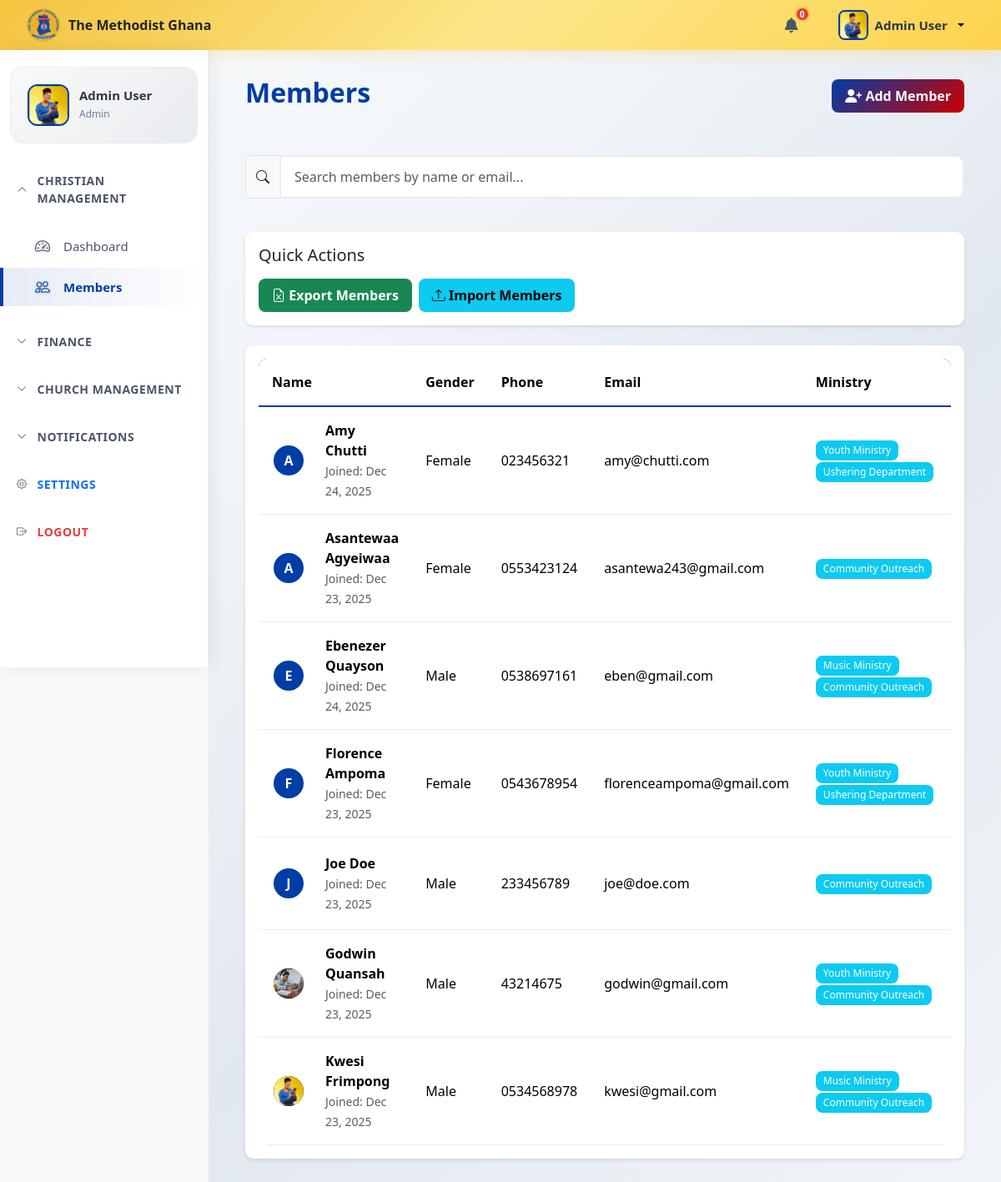
Page /app/views/members.php (signed in) on the committed database.
### tables this page shows
CREATE TABLE `settings` (
  `id` int(11) NOT NULL,
  `setting_key` varchar(100) NOT NULL,
  `setting_value` longtext DEFAULT NULL,
  `description` text DEFAULT NULL,
  `created_at` timestamp NOT NULL DEFAULT current_timestamp(),
  `updated_at` timestamp NOT NULL DEFAULT current_timestamp() ON UPDATE current_timestamp()
);

CREATE TABLE `users` (
  `id` int(11) NOT NULL,
  `email` varchar(255) NOT NULL,
  `password` varchar(255) NOT NULL,
  `first_name` varchar(100) NOT NULL,
  `last_name` varchar(100) NOT NULL,
  `role_id` int(11) NOT NULL,
  `phone` varchar(20) DEFAULT NULL,
  `profile_photo` varchar(255) DEFAULT NULL,
  `is_active` tinyint(1) DEFAULT 1,
  `created_at` timestamp NOT NULL DEFAULT current_timestamp(),
  `updated_at` timestamp NOT NULL DEFAULT current_timestamp() ON UPDATE current_timestamp()
);

CREATE TABLE `members` (
  `id` int(11) NOT NULL,
  `user_id` int(11) DEFAULT NULL,
  `first_name` varchar(100) NOT NULL,
  `last_name` varchar(100) NOT NULL,
  `email` varchar(255) DEFAULT NULL,
  `phone` varchar(20) DEFAULT NULL,
  `date_of_birth` date DEFAULT NULL,
  `gender` enum('Male','Female') DEFAULT NULL,
  `join_date` date DEFAULT NULL,
  `status` enum('active','inactive','transferred','deceased') NOT NULL DEFAULT 'active',
  `address` varchar(255) DEFAULT NULL,
  `city` varchar(100) DEFAULT NULL,
  `area` varchar(150) DEFAULT NULL,
  `landmark` varchar(255) DEFAULT NULL,
  `gps` varchar(20) DEFAULT NULL,
  `region` varchar(100) DEFAULT NULL,
  `emergency_contact_name` varchar(100) DEFAULT NULL,
  `emergency_phone` varchar(20) DEFAULT NULL,
  `member_img` varchar(255) DEFAULT NULL,
  `created_at` timestamp NOT NULL DEFAULT current_timestamp(),
  `updated_at` timestamp NOT NULL DEFAULT current_timestamp() ON UPDATE current_timestamp()
);

### config/database.php (called while the page is built, shortened)
<?php
class Database {
    private $host = 'localhost';
    private $db_name = 'church_management_system';
    private $user = 'root';
    private $password = '';
    private $pdo;
    private static $instance = null;
    public static function getInstance() {
        if (self::$instance === null) {
            self::$instance = new self();
        }
        return self::$instance;
    }
    public function connect() {
        try {
            $dsn = 'mysql:host=' . $this->host . ';dbname=' . $this->db_name;
            $this->pdo = new PDO($dsn, $this->user, $this->password);
            $this->pdo->setAttribute(PDO::ATTR_ERRMODE, PDO::ERRMODE_EXCEPTION);
            $this->pdo->setAttribute(PDO::ATTR_DEFAULT_FETCH_MODE, PDO::FETCH_ASSOC);
        } catch (PDOException $e) {
            die('Connection Error: ' . $e->getMessage());
        }
    }
    public function getConnection() {
        return $this->pdo;
    }
    public function query($sql, $params = []) {
        try {
            $stmt = $this->pdo->prepare($sql);
            $stmt->execute($params);
            return $stmt;
        } catch (PDOException $e) {
            die('Query Error: ' . $e->getMessage());
        }
    }
    public function fetch($sql, $params = []) {
        return $this->query($sql, $params)->fetch();
    }
    public function fetchAll($sql, $params = []) {
        return $this->query($sql, $params)->fetchAll();
    }
}
?>

### app/models/Member.php (called while the page is built, shortened)
<?php
class Member {
    private $db;
    private $table = 'members';
    public function __construct() {
        $this->db = Database::getInstance()->getConnection();
    }
    public function getAll($limit = null, $offset = 0) {
        $sql = "SELECT * FROM {$this->table} WHERE status = 'active' ORDER BY created_at DESC";
        if ($limit) {
            $sql .= " LIMIT :limit OFFSET :offset";
            $stmt = $this->db->prepare($sql);
            $stmt->bindParam(':limit', $limit, PDO::PARAM_INT);
            $stmt->bindParam(':offset', $offset, PDO::PARAM_INT);
        } else {
            $stmt = $this->db->prepare($sql);
        }
        $stmt->execute();
        return $stmt->fetchAll(PDO::FETCH_ASSOC);
    }
    public function getMemberMinistries($memberId) {
    $sql = "SELECT m.name
            FROM ministries m
            JOIN ministry_members mm ON mm.ministry_id = m.id
            WHERE mm.member_id = :member_id";
    $stmt = $this->db->prepare($sql);
    $stmt->bindParam(':member_id', $memberId);
    $stmt->execute();
    return $stmt->fetchAll(PDO::FETCH_COLUMN);
}
}
?>

### app/views/navbar.php (shortened to what this page needs)
<?php
require_once __DIR__ . '/../../config/database.php';
$user_id = $_SESSION['user_id'];
$unread_count = $db->fetch("SELECT COUNT(*) FROM notifications WHERE user_id = ? AND is_read = 0", [$user_id]);
?>
    <nav class="top-navbar">
        <div class="top-nav-left">
            <div class="d-none d-md-flex align-items-center">
                <img src="<?php echo BASE_URL;?>/assets/images/methodist-logo.png" alt="Logo" style="height: 40px; margin-right: 10px;">
                <span class="fw-bold text-dark"><?php echo htmlspecialchars($church_name); ?></span>
            </div>
        </div>
        <div class="top-nav-right">
         <div class="dropdown">
            <button class="top-nav-icon-btn notification-btn" data-bs-toggle="dropdown">
                <i class="fas fa-bell"></i>
                <span class="notification-badge"><?= $unread_count['COUNT(*)'] ?? 0 ?></span>
            </button>
         </div>
            <div class="dropdown user-dropdown ms-2">
                <button class="user-profile-btn dropdown-toggle" data-bs-toggle="dropdown">
                    <img src="<?php echo BASE_URL; echo '/'; echo htmlspecialchars($user['profile_photo'] ?? '/assets/images/placeholder-user.jpg'); ?>" alt="User" class="user-thumbnail">
                    <span class="d-none d-md-inline user-name-top"><?php echo htmlspecialchars($user['first_name'] . ' ' . $user['last_name']); ?></span>
                </button>
            </div>
        </div>
    </nav>
</body>
</html>

### app/views/members.php (shortened to what this page needs)
<?php
$activePage='members';
require_once __DIR__ . '/../../config/database.php';
require_once __DIR__ . '/../models/Member.php';
$member = new Member();
$viewMode = $_SESSION['members_view'] ?? 'flat';
$search = trim($_GET['search'] ?? '');
if($search !== ''){
   $members = $member->search($search);
} else {
    $members = $member->getAll();
}
   $uploadDir = __DIR__ . '/../../assets/uploads/members/';
?>
<?php include 'header.php'; ?>
<div class="main-content">
    <?php include 'sidebar.php'; ?>
    <div class="container-fluid">
        <div class="d-flex justify-content-between align-items-center mb-4">
            <h2 class="fw-bold" style="color: var(--primary-color);">Members</h2>
            <button class="btn btn-primary" data-bs-toggle="modal" data-bs-target="#addMemberModal">
                <i class="fas fa-user-plus"></i> Add Member
            </button>
        </div>
        <br>
         <form method="GET" class="mb-3">
            <div class="input-group">
          <span class="input-group-text">
            <i class="bi bi-search"></i>
          </span>
          <input
          type="text"
          name="search"
          id="memberSearch"
          class="form-control"
          placeholder="Search members by name or email..."
          autocomplete = "off"
          >
            </div>
         </form>
<br>
<div class="row mb-4 g-4">
            <div class="col-12">
                <div class="card">
                    <div class="card-body ">
                        <h5 class="card-title mb-3 ">Quick Actions</h5>
                        <div class="d-flex gap-2 flex-wrap">
                            <a href="<?= BASE_URL ?>/app/views/members/export_members.php" class="btn btn-success" onclick="return confirm('Export members to Excel?');">
                             <i class="bi bi-file-earmark-excel"></i> Export Members </a>
                             <a href="#" class="btn btn-info" data-bs-toggle="modal" data-bs-target="#importMembersModal">
    <i class="bi bi-upload"></i> Import Members
</a>
                        </div>
                    </div>
                </div>
            </div>
        </div>
        <div class="card">
            <div class="card-body">
                <div class="table-responsive">
                    <table class="table table-hover">
                        <thead style="background-color: var(--primary-color); color: white;">
                            <tr>
                                <th>Name</th>
                                <th>Gender</th>
                                <th>Phone</th>
                                <th>Email</th>
                                <?php if ($viewMode === 'flat'): ?>
                                <th>Ministry</th>
                                <?php endif; ?>
                            </tr>
                        </thead>
<tbody id="membersTable">
<?php if ($viewMode === 'flat'): ?>
    <?php if (!empty($members)): ?>
        <?php foreach ($members as $m): ?>
            <?php include 'members/member_row_flat.php'; ?>
        <?php endforeach; ?>
    <?php endif; ?>
<?php endif; ?>
</tbody>
                    </table>
                </div>
            </div>
        </div>
    </div>
</div>

### app/views/sidebar.php (shortened to what this page needs)
<?php
include_once __DIR__ . '/../../config/database.php';
$pdo = Database::getInstance()->getConnection();
$userId = $_SESSION['user_id'] ?? null;
$user = null;
if($userId) {
    $stmt = $pdo->prepare("SELECT first_name, last_name, profile_photo FROM users WHERE id = :id");
    $stmt->execute([':id' => $userId]);
    $user = $stmt->fetch(PDO::FETCH_ASSOC);
}
$activePage = isset($activePage) ? $activePage : 'dashboard';
function isActive($page, $current){
    return $page === $current ? 'active' : '';
}
function isCollapsed($group, $current){
    $groups = [
        'christianManagement' => ['dashboard', 'members'],
        'finance' => ['income', 'expenses', 'overview'],
        'churchManagement' => ['organizations', 'events', 'attendance', 'service'],
        'notifications' => ['notifications']
    ];
    if(isset($groups[$group]) && in_array($current, $groups[$group])){
        return 'show';
    }
    return '';
}
?>
<nav class="sidebar sidebar-menu-groups" id="sidebar">
    <div class="sidebar-user-card">
        <div class="user-avatar">
            <img src="<?php echo BASE_URL; echo '/'; echo htmlspecialchars($user['profile_photo'] ?? '/assets/images/placeholder-user.jpg'); ?>" alt="User">
        </div>
        <div class="user-info">
            <h6><?php echo htmlspecialchars($user['first_name'] . ' ' . $user['last_name']); ?></h6>
            <span class="user-role"><?php echo htmlspecialchars($_SESSION['user_role']); ?></span>
        </div>
    </div>
    <div class="sidebar-menu-groups">
        <div class="menu-group">
            <div class="menu-group-header"   data-bs-target="#christianManagement" aria-expanded="<?= isCollapsed('christianManagement', $activePage) ? 'true' : 'false' ?>">
                <i class="bi bi-chevron-down"></i>
                <span>Christian Management</span>
            </div>
            <ul class="sidebar-menu collapse <?= isCollapsed('christianManagement', $activePage) ?>" id="christianManagement">
                <li><a href="dashboard.php" class="<?= isActive('dashboard', $activePage) ?>"><i class="bi bi-speedometer2"></i> Dashboard</a></li>
                <li><a href="members.php" class="<?= isActive('members', $activePage) ?>"><i class="bi bi-people"></i> Members</a></li>
            </ul>
        </div>
        <div class="menu-group">
            <div class="menu-group-header"  data-bs-target="#finance" aria-expanded="<?= isCollapsed('finance', $activePage) ? 'true' : 'false' ?>">
                <i class="bi bi-chevron-down"></i>
                <span>Finance</span>
            </div>
        </div>
        <div class="menu-group">
            <div class="menu-group-header"  data-bs-target="#churchManagement" aria-expanded="<?= isCollapsed('churchManagement', $activePage) ? 'true' : 'false' ?>">
                <i class="bi bi-chevron-down"></i>
                <span>Church Management</span>
            </div>
        </div>
        <div class="menu-group">
            <div class="menu-group-header"  data-bs-target="#notifications">
                <i class="bi bi-chevron-down"></i>
                <span>Notifications</span>
            </div>
        </div>
        <div class="menu-group">
            <div class="menu-group-header">
                <i class="bi bi-gear"></i>
                <span><a href="<?php echo BASE_URL; ?>/app/views/settings.php" class="menu-link <?= isActive('settings', $activePage) ?>">Settings</a></span>
            </div>
        </div>
        <div class="menu-group">
            <div class="menu-group-header">
                <i class="bi bi-box-arrow-right"></i>
                <span><a href="<?php echo BASE_URL; ?>/app/controllers/logout.php" class="menu-link logout-link"> Logout
        </a></span>
            </div>
        </div>
    </div>
</nav>

### app/views/members/member_row_flat.php (shortened to what this page needs)
<tr>
    <td>
        <div class="d-flex align-items-center">
            <?php
$imgPath = $uploadDir . ($m['member_img'] ?? '');
$imgUrl  = BASE_URL . '/assets/uploads/members/' . ($m['member_img'] ?? '');
            ?>
            <div class="avatar rounded-circle me-3 d-flex align-items-center justify-content-center"
                 style="
                    width:40px;
                    height:40px;
                    background-color: var(--primary-color);
                    color:white;
                    overflow:hidden;
                    flex-shrink:0;
                    border: 2px solid #fff;
                    font-weight: bold;
                    font-size: 16px;
                 ">
                <?php if (!empty($m['member_img']) && file_exists($imgPath)): ?>
                    <img src="<?= htmlspecialchars($imgUrl) ?>"
                         alt="Member Image"
                         style="width:100%; height:100%; object-fit:cover; display:block;">
                <?php else: ?>
                    <?= strtoupper(substr($m['first_name'], 0, 1)) ?>
                <?php endif; ?>
            </div>
            <div class="ms-2">
                <strong><?= htmlspecialchars($m['first_name'].' '.$m['last_name']) ?></strong><br>
                <small class="text-muted">
                    Joined: <?= date('M d, Y', strtotime($m['join_date'] ?? $m['created_at'])) ?>
                </small>
            </div>
        </div>
    </td>
    <td><?= htmlspecialchars($m['gender'] ?? 'N/A') ?></td>
    <td><?= htmlspecialchars($m['phone'] ?? 'N/A') ?></td>
    <td><?= htmlspecialchars($m['email'] ?? 'N/A') ?></td>
    <td>
        <?php
            $memberMinistries = $member->getMemberMinistries($m['id']);
            if (!empty($memberMinistries)) {
                foreach ($memberMinistries as $ministryName) {
                    echo '<span class="badge bg-info me-1">' . htmlspecialchars($ministryName) . '</span>';
                }
            } else {
                echo '<span class="badge bg-info">N/A</span>';
            }
        ?>
    </td>
</tr>

### rows in the picture
settings: setting_value "The Methodist Ghana"
users: profile_photo (picture), first_name+last_name "Admin User"
members: first_name "A", first_name+last_name "Amy Chutti", join_date "Dec 24, 2025", gender "Female", phone "023456321", email "amy@chutti.com", ministryName "Youth Ministry", ministryName "Ushering Department"
members: first_name "A", first_name+last_name "Asantewaa Agyeiwaa", join_date "Dec 23, 2025", gender "Female", phone "0553423124", email "asantewa243@gmail.com", ministryName "Community Outreach"
members: first_name "E", first_name+last_name "Ebenezer Quayson", join_date "Dec 24, 2025", gender "Male", phone "0538697161", email "eben@gmail.com", ministryName "Music Ministry", ministryName "Community Outreach"
members: first_name "F", first_name+last_name "Florence Ampoma", join_date "Dec 23, 2025", gender "Female", phone "0543678954", email "florenceampoma@gmail.com", ministryName "Youth Ministry", ministryName "Ushering Department"
members: first_name "J", first_name+last_name "Joe Doe", join_date "Dec 23, 2025", gender "Male", phone "233456789", email "joe@doe.com", ministryName "Community Outreach"
members: member_img (picture), first_name+last_name "Godwin Quansah", join_date "Dec 23, 2025", gender "Male", phone "43214675", email "godwin@gmail.com", ministryName "Youth Ministry", ministryName "Community Outreach"
members: member_img (picture), first_name+last_name "Kwesi Frimpong", join_date "Dec 23, 2025", gender "Male", phone "0534568978", email "kwesi@gmail.com", ministryName "Music Ministry", ministryName "Community Outreach"

### other values in the picture
$unread_count['COUNT(*)'] "0"
$_SESSION['user_role'] "Admin"
